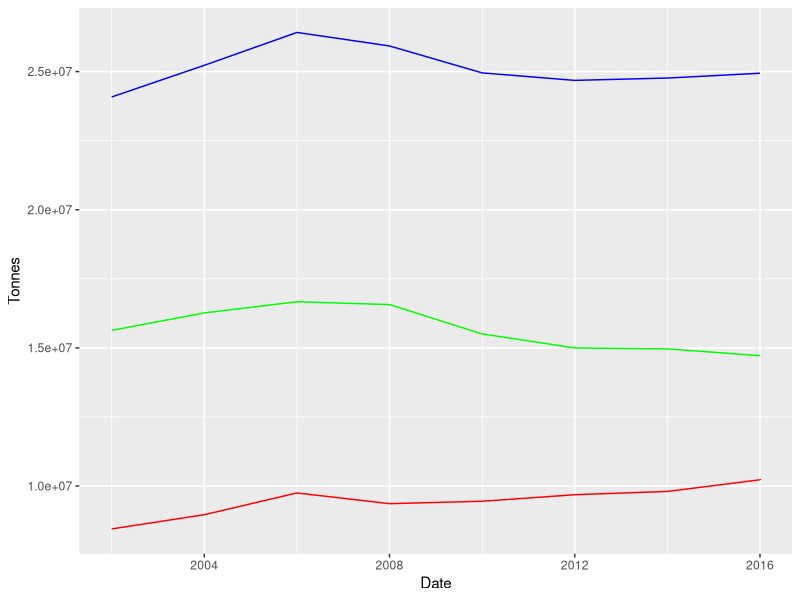

This chart was generated by the following R code:
#Import my data
waste <- read.csv(file="Waste_StatsCan.csv")
View(waste)
names(waste)

library(dplyr)
newwaste <- select(waste, REF_DATE, GEO, Sources.of.waste.for.disposal, VALUE) %>%
  filter(GEO=="Canada") %>%
  filter(Sources.of.waste.for.disposal=="All sources of waste for disposal")
View(newwaste)

library(dplyr)
newwaste1 <- select(waste, REF_DATE, GEO, Sources.of.waste.for.disposal, VALUE) %>%
  filter(GEO=="Canada") %>%
  filter(Sources.of.waste.for.disposal=="Residential sources of waste for disposal")
View(newwaste1)

library(dplyr)
newwaste2 <- select(waste, REF_DATE, GEO, Sources.of.waste.for.disposal, VALUE) %>%
  filter(GEO=="Canada") %>%
  filter(Sources.of.waste.for.disposal=="Non-residential sources of waste for disposal")
View(newwaste2)

library(ggplot2)
g = ggplot()+
  geom_line(data=newwaste, aes(x=REF_DATE, y=VALUE), color="blue")+
  geom_line(data=newwaste1, aes(x=REF_DATE, y=VALUE), color="red")+
  geom_line(data=newwaste2, aes(x=REF_DATE, y=VALUE), color="green")+
  xlab('Date')+
  ylab('Tonnes')
print(g)

